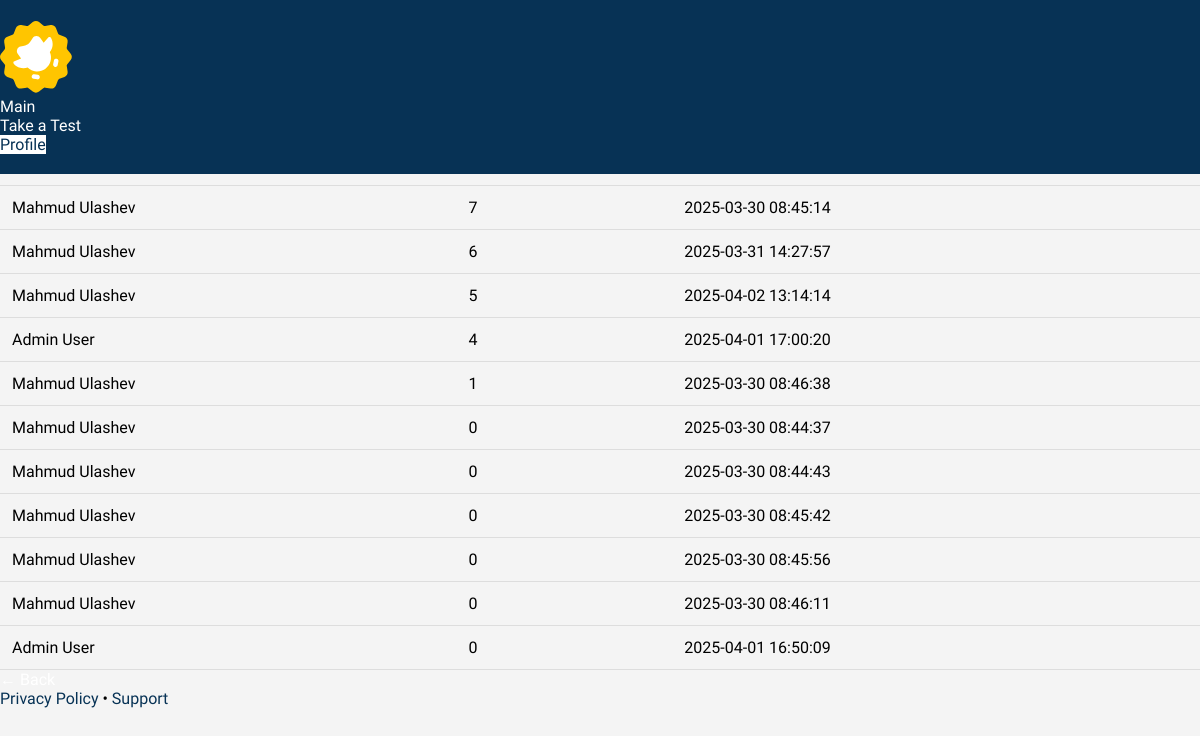
The page /leaderboard on the database as committed earlier.
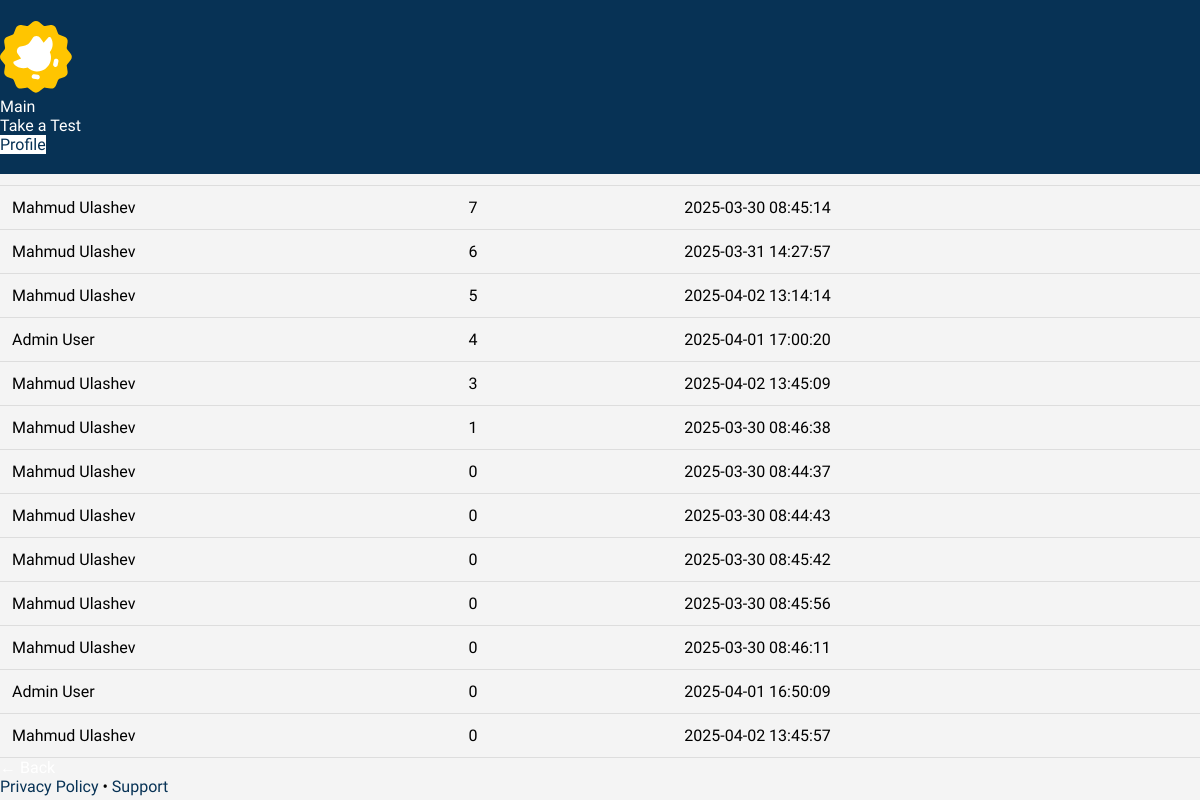
The same page on the database as committed later.
### tables this page shows
CREATE TABLE results (
    id INTEGER PRIMARY KEY AUTOINCREMENT,
    user_id INTEGER NOT NULL,
    ball INTEGER NOT NULL,
    test_date TEXT NOT NULL,
    FOREIGN KEY (user_id) REFERENCES users(id)
);

CREATE TABLE users (
    id INTEGER PRIMARY KEY AUTOINCREMENT,
    first_name TEXT NOT NULL,
    last_name TEXT NOT NULL,
    username TEXT UNIQUE NOT NULL,
    password TEXT NOT NULL,
    is_admin INTEGER DEFAULT 0
);

### app.py (the view)
@app.route("/leaderboard")
def leaderboard():
    conn = conn_databaza()
    cursor = conn.cursor()
    cursor.execute("""
        SELECT users.first_name, users.last_name, results.ball, results.test_date
        FROM results
        JOIN users ON results.user_id = users.id
        ORDER BY results.ball DESC, results.test_date ASC
    """)
    leaders = cursor.fetchall()
    conn.close()
    return render_template("leaderboard.html", leaders=leaders)

### app.py (called while the page is built)
def conn_databaza():
    conn = sqlite3.connect("users.db")
    conn.row_factory = sqlite3.Row
    return conn

### templates/leaderboard.html (shortened to what this page needs)
<!DOCTYPE html>
<html lang="en">
<head>
    <link rel="stylesheet" href="https://cdn.jsdelivr.net/npm/@picocss/pico@1/css/pico.min.css">
    <link rel="stylesheet" href="/static/profile.css">
</head>
<body>
    <div class="header-wrapper">
        <nav class="container">
            <div class="logo1">
                <img src="/static/images/duo.svg" alt="">
            </div>
            <ul>
                <li><a href="/">Main</a></li>
                <li><a href="/test-cover">Take a Test</a></li>
                <li><a  class="profile" href="/profile">Profile</a></li>
            </ul>
        </nav>
    </div>
    <main class="container">
        <section>
            <hgroup>
                <h2>Best results</h2>
                <h3>Top users</h3>
            </hgroup>
            <table>
                <thead>
                    <tr>
                        <th>User</th>
                        <th>Result</th>
                        <th>Date</th>
                    </tr>
                </thead>
                <tbody>
                    {% for leader in leaders %}
                    <tr>
                        <td>{{ leader["first_name"] }} {{ leader["last_name"] }}</td>
                        <td>{{ leader["ball"] }}</td>
                        <td>{{ leader["test_date"] }}</td>
                    </tr>
                    {% endfor %}
                </tbody>
            </table>
            <a href="/" role="button">← Back</a>
        </section>
    </main>
    <footer class="container">
        <a href="#">Privacy Policy</a> • <a href="#">Support</a>
    </footer>
</body>
</html>

### static/profile.css (style rules this page uses)
*, html { margin: 0; padding: 0; box-sizing: border-box; }
.container { max-width: 1200px; margin: 0 auto; }
body { font-family: 'Mulish', sans-serif; background: #f4f4f4; }
main { margin-top: 30px; }
section { margin-top: 3rem; }
.header-wrapper { background: #073255; color: white; padding: 20px 0; position: fixed; width: 100%; top: 0; left: 0; z-index: 1000; }
a { text-decoration: none; color: #ffffff; }
hgroup h2 { font-weight: 800; color: #073255; }
hgroup h3 { font-weight: 600; color:black; }
h3 { color: black; }
table { width: 100%; border-collapse: collapse; }
table th, table td { padding: 12px; border-bottom: 1px solid #ddd; text-align: left; color: black; }
table th { background: #073255; font-weight: 600; color: white; }
.profile { color: #073255; background-color: white; }
footer a { color: #073255; text-decoration: none; }

Rows that differ between the two databases and show on the page:
added results: first_name "Mahmud", last_name "Ulashev", ball "3", test_date "2025-04-02 13:45:09"
added results: first_name "Mahmud", last_name "Ulashev", ball "0", test_date "2025-04-02 13:45:57"
